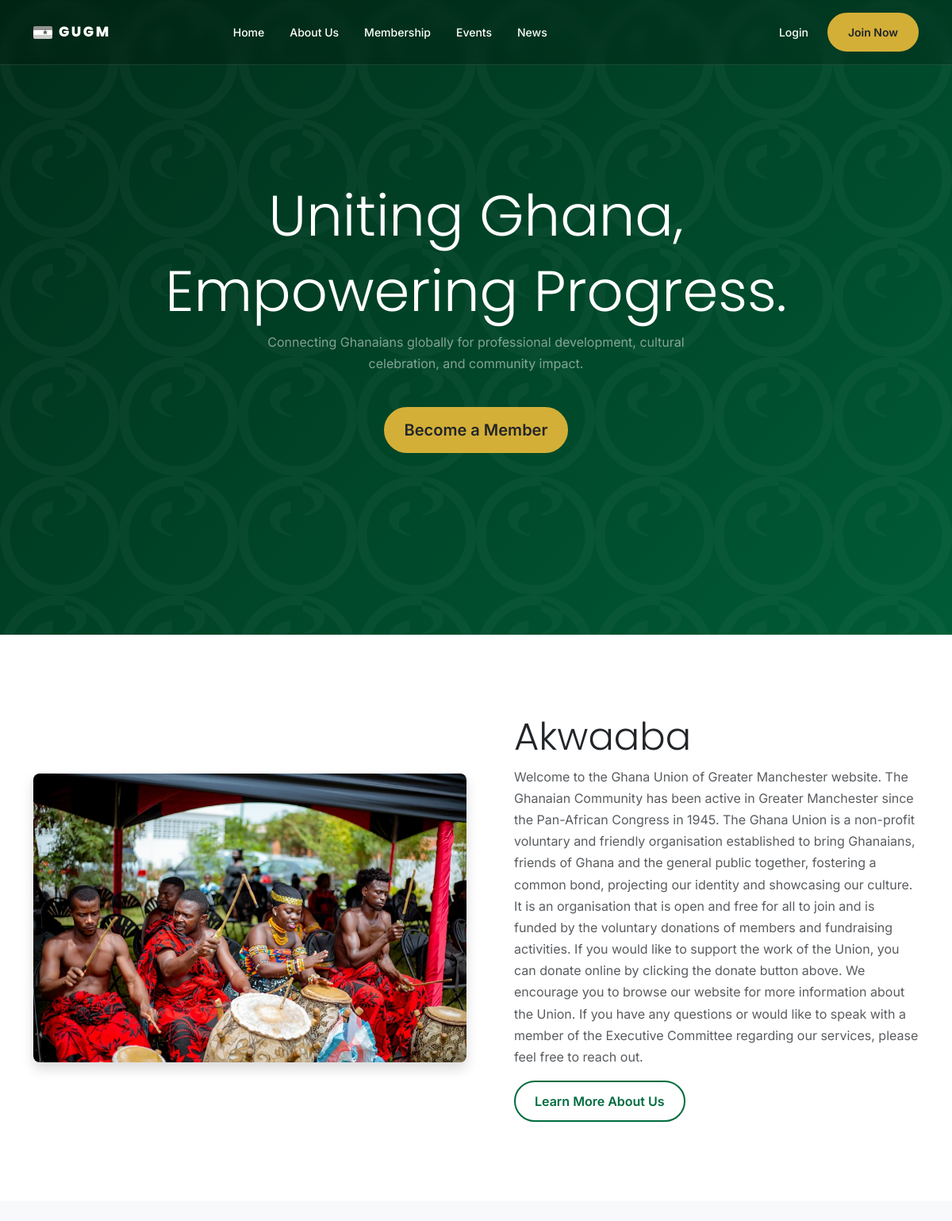
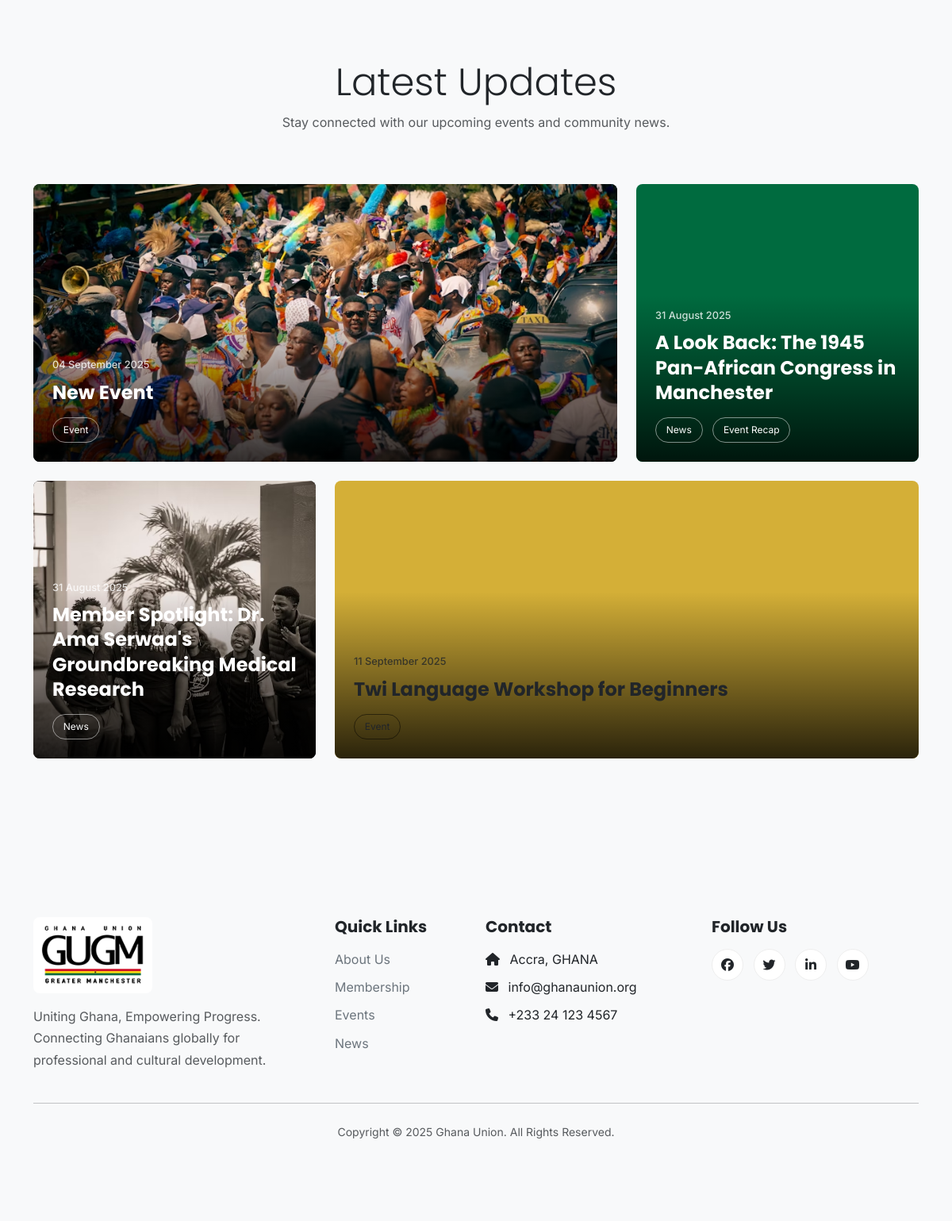
The page / on the database its author committed (2 pictures, top to bottom).
### apps/events/models.py (models this page shows, shortened)
class Event(models.Model):
    title = models.CharField(max_length=200)
    description = models.TextField()
    date_time = models.DateTimeField()
    location = models.CharField(max_length=200)
    featured_image = models.ImageField(upload_to='event_images/', help_text="Image should be 1200x800 pixels.")
    max_attendees = models.PositiveIntegerField(null=True, blank=True, help_text="Leave blank for unlimited.")
    registration_deadline = models.DateTimeField()
    created_by = models.ForeignKey(
        settings.AUTH_USER_MODEL,
        on_delete=models.SET_NULL,
        null=True,
        related_name='created_events'
    )
    attendees = models.ManyToManyField(
        settings.AUTH_USER_MODEL,
        related_name='attended_events',
        blank=True
    )
    created_at = models.DateTimeField(auto_now_add=True)
    updated_at = models.DateTimeField(auto_now=True)
    class Meta:
        ordering = ['date_time']

### apps/news/models.py (models this page shows, shortened)
class NewsPost(models.Model):
    title = models.CharField(max_length=200)
    content = models.TextField()
    featured_image = models.ImageField(upload_to='news_images/', help_text="Image should be 1200x800 pixels.")
    author = models.ForeignKey(
        settings.AUTH_USER_MODEL,
        on_delete=models.SET_NULL,
        null=True
    )
    published_date = models.DateTimeField()
    is_featured = models.BooleanField(default=False, help_text="Featured posts may appear on the homepage.")
    tags = models.ManyToManyField(Tag, blank=True)
    created_at = models.DateTimeField(auto_now_add=True)
    updated_at = models.DateTimeField(auto_now=True)
    class Meta:
        ordering = ['-published_date']

class Tag(models.Model):
    name = models.CharField(max_length=50, unique=True)

### apps/core/views.py (the view)
# urls.py: path('', home, name='home'),
def home(request):
    upcoming_events = Event.objects.filter(
        date_time__gte=timezone.now()
    ).order_by('date_time')[:3]
    latest_news = NewsPost.objects.order_by('-published_date')[:3]
    member_count = CustomUser.objects.filter(profile__is_approved=True).count()
    context = {
        'upcoming_events': upcoming_events, # Changed from 'next_event'
        'latest_news': latest_news,
        'member_count': member_count,
    }
    return render(request, 'pages/home.html', context)

### templates/pages/home.html (shortened to what this page needs)
{% extends 'base.html' %} {% load static %}  {% block content %}
<section class="visual-hero animated-gradient-hero" style="height: 100vh;">
  <div class="container h-100">
    <div class="row h-100 align-items-center">
      <div class="col-12 text-center">
    <h1 class="display-2 text-white animate-hero">Uniting Ghana,</h1>
    <h1 class="display-2 text-white animate-hero">Empowering Progress.</h1>
    <p class="lead-text text-white-50 mx-auto animate-hero" style="max-width: 600px;">
        Connecting Ghanaians globally for professional development, cultural celebration, and community impact.
    </p>
    <a href="{% url 'membership:plans' %}" class="btn btn-primary btn-lg mt-4 animate-hero">Become a Member</a>
      </div>
    </div>
  </div>
</section>
<section class="section-padding">
  <div class="container">
    <div class="row align-items-center">
      <div class="col-lg-6">
        <img
          src="/static/images/home-about-img.png"
          alt="Community Meeting"
          class="img-fluid rounded-3 shadow"
        />
      </div>
      <div class="col-lg-6 ps-lg-5 mt-5 mt-lg-0">
        <h2 class="display-5">Akwaaba</h2>
        <p class="lead-text text-muted">
          Welcome to the Ghana Union of Greater Manchester website. The Ghanaian
          Community has been active in Greater Manchester since the Pan-African
          Congress in 1945. The Ghana Union is a non-profit voluntary and
          friendly organisation established to bring Ghanaians, friends of Ghana
          and the general public together, fostering a common bond, projecting
          our identity and showcasing our culture. It is an organisation that is
          open and free for all to join and is funded by the voluntary donations
          of members and fundraising activities. If you would like to support
          the work of the Union, you can donate online by clicking the donate
          button above. We encourage you to browse our website for more
          information about the Union. If you have any questions or would like
          to speak with a member of the Executive Committee regarding our
          services, please feel free to reach out.
        </p>
        <a href="#" class="btn btn-outline-secondary">Learn More About Us</a>
      </div>
    </div>
  </div>
</section>
<section class="section-padding bg-light">
    <div class="container">
        <div class="row text-center mb-5">
            <div class="col-12">
                <h2 class="display-5">Latest Updates</h2>
                <p class="lead-text text-muted">Stay connected with our upcoming events and community news.</p>
            </div>
        </div>
        <div class="magazine-grid">
            {% if upcoming_events.0 %}
            <a href="{% url 'events:detail' upcoming_events.0.pk %}" class="magazine-card grid-item-large">
                <img src="{{ upcoming_events.0.featured_image.url }}" alt="{{ upcoming_events.0.title }}" class="card-bg-image">
                <div class="card-content">
                    <p class="card-date">{{ upcoming_events.0.date_time|date:"d F Y" }}</p>
                    <h3 class="card-title">{{ upcoming_events.0.title }}</h3>
                    <div class="card-tags">
                        <span class="card-tag">Event</span>
                    </div>
                </div>
            </a>
            {% endif %}
            {% if latest_news.0 %}
            <a href="{% url 'news:detail' latest_news.0.pk %}" class="magazine-card grid-item-small bg-green">
                <div class="card-content">
                    <p class="card-date">{{ latest_news.0.published_date|date:"d F Y" }}</p>
                    <h3 class="card-title">{{ latest_news.0.title }}</h3>
                    <div class="card-tags">
                        <span class="card-tag">News</span>
                        {% for tag in latest_news.0.tags.all|slice:":1" %}
                        <span class="card-tag">{{ tag.name }}</span>
                        {% endfor %}
                    </div>
                </div>
            </a>
            {% endif %}
            {% if latest_news.1 %}
            <a href="{% url 'news:detail' latest_news.1.pk %}" class="magazine-card grid-item-small">
                <img src="{{ latest_news.1.featured_image.url }}" alt="{{ latest_news.1.title }}" class="card-bg-image">
                <div class="card-content">
                    <p class="card-date">{{ latest_news.1.published_date|date:"d F Y" }}</p>
                    <h3 class="card-title">{{ latest_news.1.title }}</h3>
                    <div class="card-tags">
                        <span class="card-tag">News</span>
                    </div>
                </div>
            </a>
            {% endif %}
            {% if upcoming_events.1 %}
            <a href="{% url 'events:detail' upcoming_events.1.pk %}" class="magazine-card grid-item-large bg-gold">
                <div class="card-content">
                    <p class="card-date">{{ upcoming_events.1.date_time|date:"d F Y" }}</p>
                    <h3 class="card-title">{{ upcoming_events.1.title }}</h3>
                    <div class="card-tags">
                        <span class="card-tag">Event</span>
                    </div>
                </div>
            </a>
            {% endif %}
        </div>
    </div>
</section>
{% endblock content %}

### static/css/main.css (style rules this page uses)
:root { --ghana-gold: #D4AF37; --ghana-green: #006B3F; --ghana-red: #CE1126; --white: #ffffff; --gray-100: #f8f9fa; --charcoal: #212529; --gray-700: #6c757d; --primary: var(--ghana-gold); --secondary: var(--ghana-green); --success: var(--ghana-green); --danger: var(--ghana-red); --font-family-sans-serif: 'Inter', sans-serif; --font-family-headings: 'Poppins', sans-serif; --box-shadow-sm: 0 .125rem .25rem rgba(0, 0, 0, .075); --box-shadow: 0 .5rem 1rem rgba(0, 0, 0, .15); --border-radius: 0.5rem; }
body { font-family: var(--font-family-sans-serif); color: var(--charcoal); line-height: 1.7; }
h1, h2, h3, h4, h5, h6 { font-family: var(--font-family-headings); font-weight: 700; }
a { color: var(--secondary); text-decoration: none; transition: all 0.3s ease-in-out; }
.btn { border-radius: 50px; font-weight: 600; padding: .75rem 1.5rem; transition: all 0.3s ease-in-out; border-width: 2px; }
.btn-primary { background-color: var(--primary); border-color: var(--primary); color: var(--charcoal) !important; }
.btn-outline-secondary { border-color: var(--secondary); color: var(--secondary); }
.visual-hero { height: 90vh; min-height: 600px; display: flex; align-items: center; text-align: center; color: var(--white); }
.visual-hero h1 { font-weight: 300; line-height: 1.2; color: var(--white); }
.animated-gradient-hero { background-image: url('../images/adinkra-pattern.svg'), linear-gradient(-45deg, var(--ghana-red), var(--ghana-gold), var(--ghana-green), #002d1a); background-size: 150px, 400% 400%; background-repeat: repeat, no-repeat; animation: gradientAnimation 15s ease infinite; }
.section-padding { padding: 100px 0; }
.magazine-grid { display: grid; grid-template-columns: repeat(12, 1fr); gap: 1.5rem; }
.magazine-card { position: relative; overflow: hidden; border-radius: var(--border-radius); background-color: var(--charcoal); color: var(--white); display: flex; flex-direction: column; justify-content: flex-end; min-height: 350px; transition: transform 0.3s ease-in-out; }
.magazine-card::before { content: ''; position: absolute; top: 0; left: 0; right: 0; bottom: 0; background: linear-gradient(to top, rgba(0,0,0,0.8) 0%, rgba(0,0,0,0) 60%); z-index: 1; }
.magazine-card .card-bg-image { position: absolute; top: 0; left: 0; width: 100%; height: 100%; object-fit: cover; z-index: 0; }
.magazine-card .card-content { position: relative; z-index: 2; padding: 1.5rem; }
.magazine-card .card-date { font-size: 0.8rem; font-weight: 500; margin-bottom: 0.5rem; opacity: 0.8; }
.magazine-card .card-title { font-size: 1.5rem; font-weight: 700; line-height: 1.3; color: var(--white); }
.magazine-card .card-tags { margin-top: 1rem; }
.magazine-card .card-tag { display: inline-block; font-size: 0.75rem; padding: 0.3rem 0.8rem; border: 1px solid rgba(255, 255, 255, 0.5); border-radius: 50px; margin-right: 0.5rem; color: var(--white); }
.grid-item-large { grid-column: span 12; }
@media (min-width: 992px) { .grid-item-large { grid-column: span 6; } }
@media (min-width: 992px) { .grid-item-small { grid-column: span 6; } }
@media (min-width: 1200px) { .grid-item-large { grid-column: span 8; } }
@media (min-width: 1200px) { .grid-item-small { grid-column: span 4; } }
.magazine-card.bg-green { background-color: var(--ghana-green); }
.magazine-card.bg-gold { background-color: var(--ghana-gold); }
.magazine-card.bg-gold .card-title, .magazine-card.bg-gold .card-date, .magazine-card.bg-gold .card-tag { color: var(--charcoal); }
.magazine-card.bg-gold .card-tag { border-color: rgba(0, 0, 0, 0.5); }
.animate-hero { opacity: 0; animation: fadeInUp 0.8s ease-out forwards; }
.animate-hero:nth-child(1) { animation-delay: 0.2s; }
.animate-hero:nth-child(2) { animation-delay: 0.4s; }
.animate-hero:nth-child(3) { animation-delay: 0.6s; }
.animate-hero:nth-child(4) { animation-delay: 0.8s; }

### rows shown on the page
Event: featured_image (picture), date_time "04 September 2025", title "New Event"
NewsPost: published_date "31 August 2025", title "A Look Back: The 1945 Pan-African Congress in Manchester"
Tag: name "Event Recap"
NewsPost: featured_image (picture), published_date "31 August 2025", title "Member Spotlight: Dr. Ama Serwaa's Groundbreaking Medical Research"
Event: date_time "11 September 2025", title "Twi Language Workshop for Beginners"
